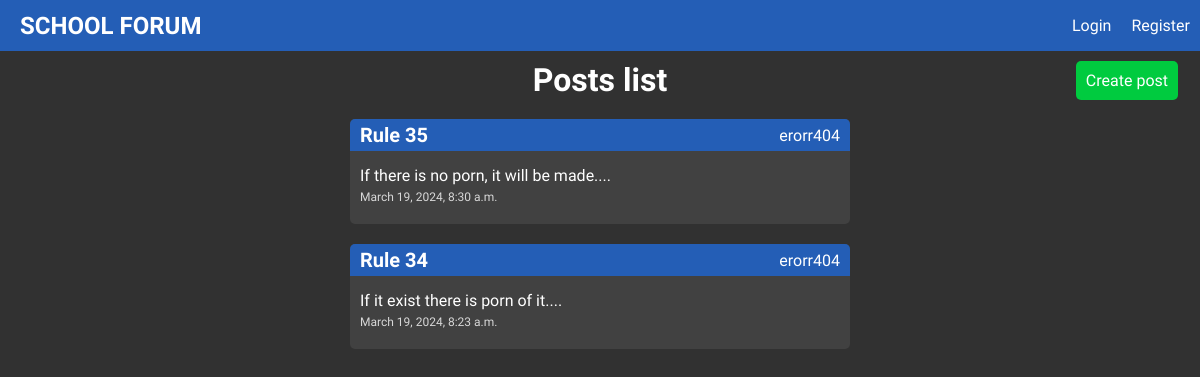
Before: /rules with the older database file.
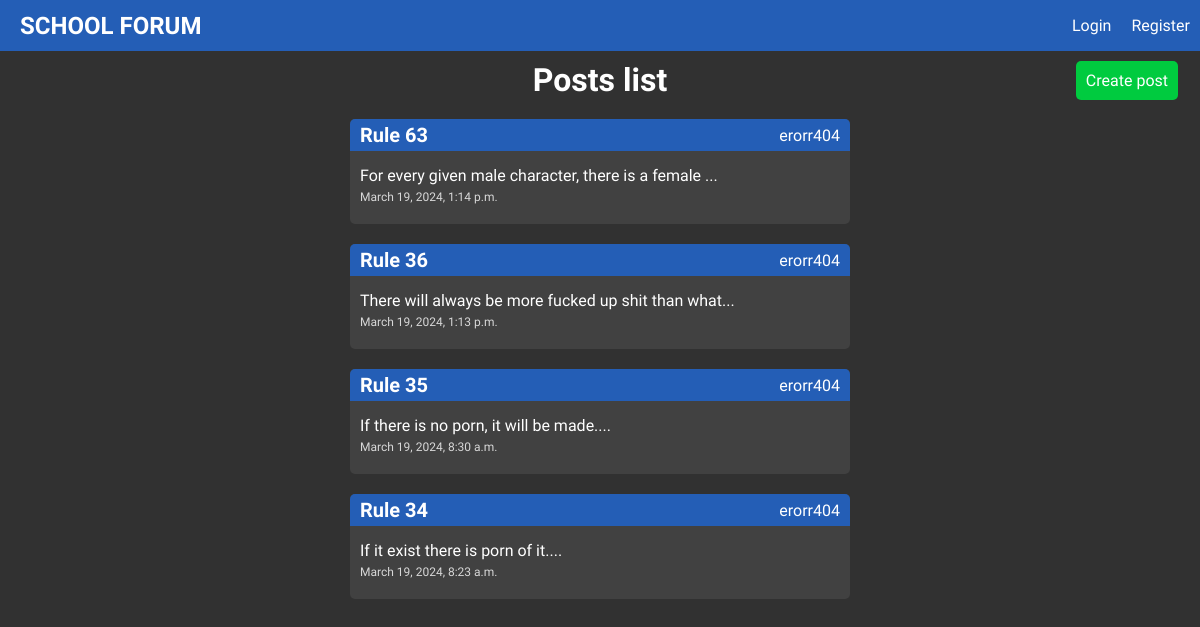
After: the same page with the newer database file.
### posts/models.py (models this page shows, shortened)
class Post(models.Model):
    title = models.CharField(max_length=50)
    slug = models.SlugField()
    body = models.TextField()
    date = models.DateTimeField(auto_now_add=True)
    category = models.ForeignKey(Category, models.CASCADE, default=None)
    author = models.ForeignKey(User, models.CASCADE, default=None)
    def snippet(self):
        return self.body[:50] + '...'

### posts/views.py (the view)
# urls.py: path('<slug:category>', views.post_list_view, name='posts_list'),
def post_list_view(request, category):
    posts = Post.objects.filter(Q(category__slug=category)).order_by('date')[::-1]
    return render(request, 'posts_list.html', {'posts':posts, 'category':category})

### posts/templates/posts_list.html
{% extends 'base_layout.html' %}
{% block content %}
    <div class="page-title-header posts">
        <a href="{% url 'posts:create' category=category %}" class="create-post">Create post</a>
        <h1>Posts list</h1>
    </div>
    <div class="posts">
        {% for post in posts %}
            <div class="post">
                <a href="{% url 'posts:show' category=category post=post.slug %}">
                    <div class="title">
                        <h2 class="post-title">{{ post.title }}</h2>
                        <p class="post-author">{{ post.author }}</p>
                    </div>
                    <div class="post-content">
                        <p class="post-snippet">{{ post.snippet }}</p>
                        <p class="post-date">{{ post.date }}</p>
                    </div>
                </a>
            </div>
        {% endfor %}
    </div>
{% endblock content %}

Changed rows visible on the page:
added Post: title "Rule 63", author "erorr404", snippet "For every given male character, there is a female ...", date "March 19, 2024, 1:14 p.m."
added Post: title "Rule 36", author "erorr404", snippet "There will always be more fucked up shit than what...", date "March 19, 2024, 1:13 p.m."
